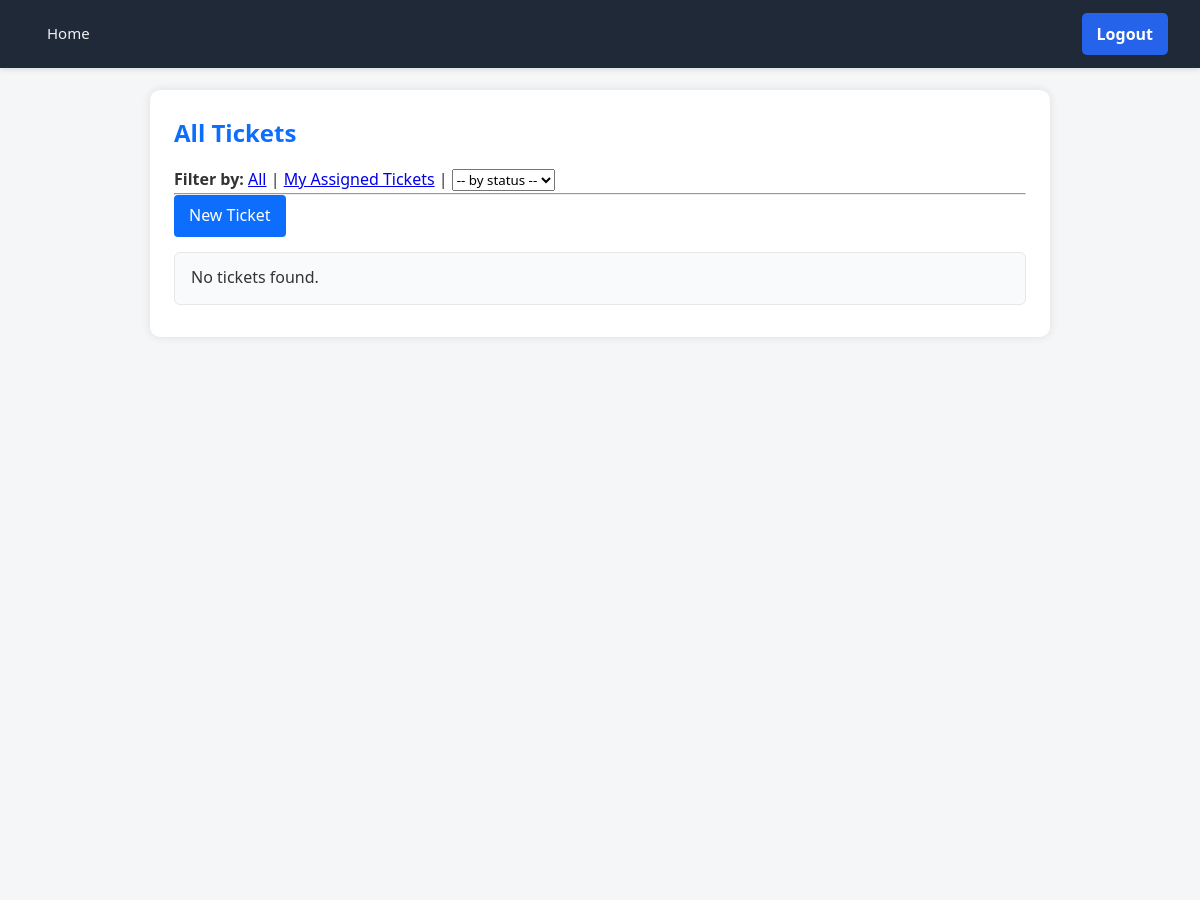
The app's page / (signed in, upper part), older data.
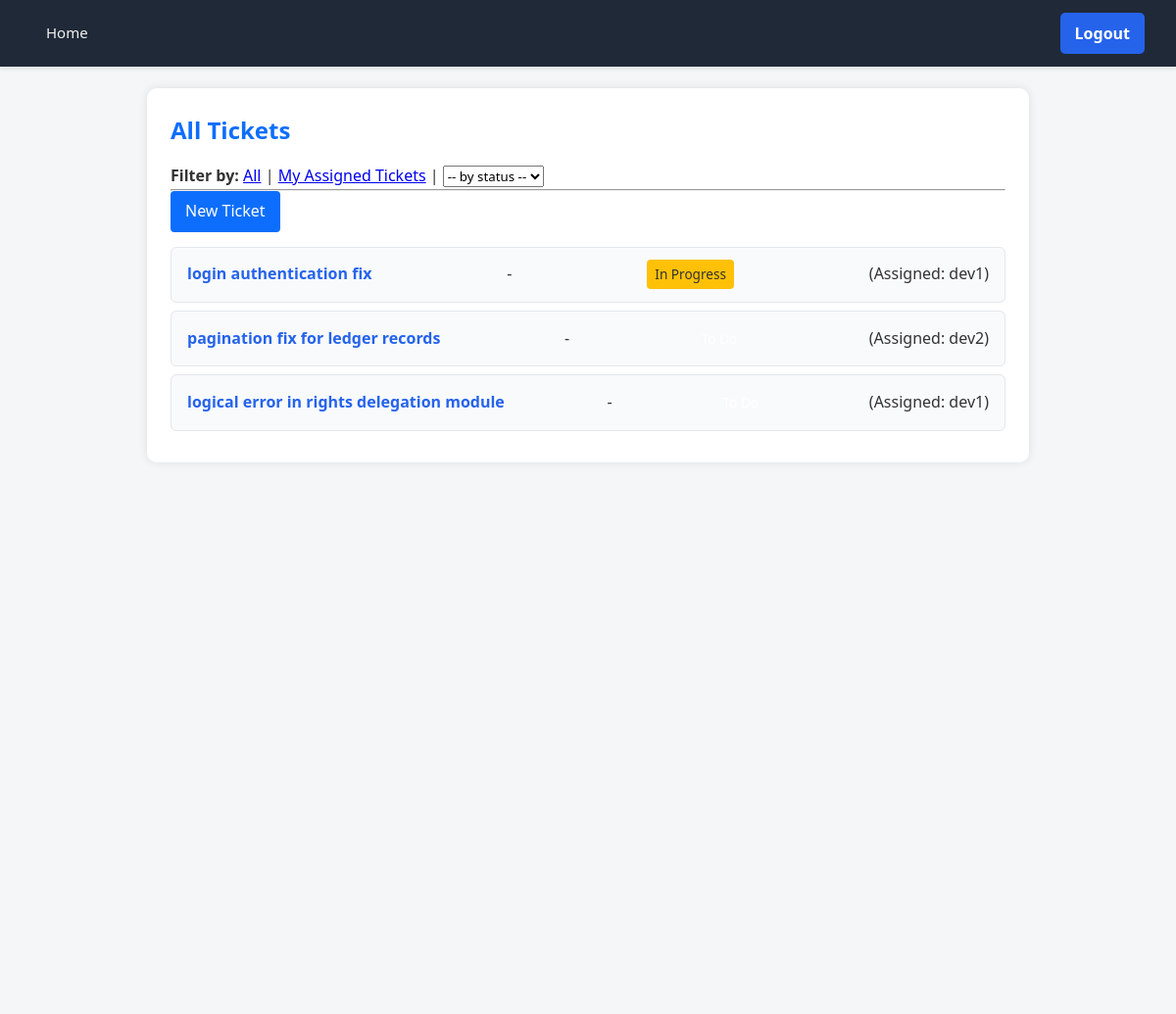
The same page, newer data.
### tickets/models.py (models this page shows, shortened)
class Ticket(models.Model):
    class Status(models.TextChoices):
        TO_DO = 'TO_DO', 'To Do'
        IN_PROGRESS = 'IN_PROGRESS', 'In Progress'
        RESOLVED = 'RESOLVED', 'Resolved'
    class Priority(models.TextChoices):
        LOW = 'LOW', 'Low'
        MEDIUM = 'MEDIUM', 'Medium'
        HIGH = 'HIGH', 'High'
    title = models.CharField(max_length=100)
    description = models.TextField()
    status = models.CharField(max_length=20, choices=Status.choices, default=Status.TO_DO)
    priority = models.CharField(max_length=20, choices=Priority.choices, default=Priority.MEDIUM)
    created_at = models.DateTimeField(auto_now_add=True)
    updated_at = models.DateTimeField(auto_now=True)
    assigned_to = models.ForeignKey(User, on_delete=models.SET_NULL, null=True, blank=True, related_name='assigned_tickets')
    reported_by = models.ForeignKey(User, on_delete=models.CASCADE, related_name='reported_tickets')

### tickets/views.py (the view)
# urls.py: path('', views.ticket_list, name='ticket_list'),
@login_required
def ticket_list(request):
    tickets = Ticket.objects.all().order_by('-created_at') # Start with all tickets
    filter_by = request.GET.get('filter')
    if filter_by == 'my_tickets':
        tickets = tickets.filter(assigned_to=request.user)
    elif filter_by in Ticket.Status.values:
        tickets = tickets.filter(status=filter_by)
    return render(request, 'tickets/ticket_list.html', {
        'tickets': tickets,
        'statuses': Ticket.Status.choices  # Pass statuses for the filter dropdown
    })

### tickets/templates/tickets/ticket_list.html (shortened to what this page needs)
{% extends 'tickets/base.html' %}
{% block content %}
    <h2>All Tickets</h2>
    <div>
        <strong>Filter by:</strong>
        <a href="{% url 'ticket_list' %}">All</a> |
        <a href="{% url 'ticket_list' %}?filter=my_tickets">My Assigned Tickets</a> |
        <select onchange="if (this.value) window.location.href=this.value;">
            <option value="">-- by status --</option>
        </select>
    </div>
    <hr>
    <a href="{% url 'create_ticket' %}" class="button">New Ticket</a>
    <ul>
        {% for ticket in tickets %}
            <li>
                <a href="{% url 'ticket_detail' ticket.pk %}">{{ ticket.title }}</a>
                - <span class="badge {{ ticket.status|lower }}">{{ ticket.get_status_display }}</span>
                (Assigned: {{ ticket.assigned_to.username|default:"None" }})
            </li>
        {% empty %}
            <li>No tickets found.</li>
        {% endfor %}
    </ul>
{% endblock %}

### tickets/templates/tickets/base.html (shortened to what this page needs)
{% load static %}
<!DOCTYPE html>
<html lang="en">
<head>
    <link rel="stylesheet" href="{% static 'css/style.css' %}">
</head>
<body>
    <nav>
        <div>
            <a href="{% url 'ticket_list' %}">Home</a>
        </div>
        <div>
            {% if user.is_authenticated %}
                <form action="{% url 'logout' %}" method="post">
                    <button type="submit">Logout</button>
                </form>
            {% else %}
                <a href="{% url 'login' %}">Login</a>
                <a href="{% url 'register' %}">Register</a>
            {% endif %}
        </div>
    </nav>
    <div class="container">
        {% block content %}{% endblock %}
    </div>
</body>
</html>

### tickets/static/css/style.css (style rules this page uses)
* { margin: 0; padding: 0; box-sizing: border-box; font-family: "Segoe UI", Tahoma, Geneva, Verdana, sans-serif; }
body { background-color: #f8f9fa; color: #333; line-height: 1.6; padding-top: 60px; }
nav { background-color: #0d6efd; color: #fff; padding: 15px 30px; position: fixed; top: 0; width: 100%; display: flex; justify-content: space-between; align-items: center; box-shadow: 0 2px 5px rgba(0,0,0,0.1); z-index: 100; }
nav a { color: #fff; text-decoration: none; margin-right: 15px; font-weight: 500; transition: color 0.2s ease; }
nav form { display: inline; }
nav button { background-color: #ffc107; border: none; color: #333; padding: 6px 12px; cursor: pointer; border-radius: 4px; font-weight: 600; transition: background-color 0.2s ease; }
.container { width: 90%; max-width: 1000px; margin: 20px auto; background-color: #fff; padding: 25px 30px; border-radius: 8px; box-shadow: 0 0 8px rgba(0,0,0,0.05); }
h1, h2, h3 { margin-bottom: 15px; color: #0d6efd; }
button, input[type="submit"], a.button { background-color: #0d6efd; color: #fff; border: none; padding: 8px 15px; border-radius: 4px; text-decoration: none; display: inline-block; cursor: pointer; transition: background-color 0.2s ease; }
ul { list-style: none; margin-top: 15px; }
ul li { background: #f1f5ff; padding: 12px 15px; margin-bottom: 10px; border-left: 4px solid #0d6efd; border-radius: 4px; transition: background 0.2s ease; }
ul li a { text-decoration: none; font-weight: 600; color: #0d6efd; }
form { margin-top: 15px; }
.badge { display: inline-block; padding: 4px 8px; font-size: 0.85rem; border-radius: 4px; color: #fff; }
.badge.in_progress { background: #ffc107; color: #333; }
body { font-family: 'Segoe UI', Tahoma, sans-serif; background-color: #f4f6f8; color: #333; margin: 0; padding: 0; }
nav { background-color: #1f2937; padding: 0.8rem 2rem; display: flex; justify-content: space-between; align-items: center; }
nav a, nav button { color: #f1f1f1; text-decoration: none; margin-left: 15px; background: none; border: none; cursor: pointer; font-size: 15px; }
button { cursor: pointer; }
.container { max-width: 900px; margin: 2rem auto; margin-top: 90px; padding: 1.5rem; background: #ffffff; border-radius: 10px; box-shadow: 0 0 10px rgba(0,0,0,0.1); }
ul { list-style: none; padding: 0; }
ul li { background: #f8fafc; padding: 0.8rem 1rem; margin-bottom: 0.5rem; border: 1px solid #e5e7eb; border-radius: 6px; display: flex; justify-content: space-between; align-items: center; }
ul li a { text-decoration: none; color: #2563eb; font-weight: 600; }
form { display: flex; flex-direction: column; gap: 10px; }
.btn-primary, button[type="submit"] { background-color: #2563eb; color: #fff; padding: 10px 15px; border: none; font-size: 16px; border-radius: 5px; transition: background-color 0.2s ease; }

Row changes from the older to the newer data that the page shows:
added Ticket: title "login authentication fix", status "In Progress", assigned_to.username "dev1"
added Ticket: title "pagination fix for ledger records", assigned_to.username "dev2"
added Ticket: title "logical error in rights delegation module", assigned_to.username "dev1"
Text that changed along with them:
text no longer shown: "No tickets found."
